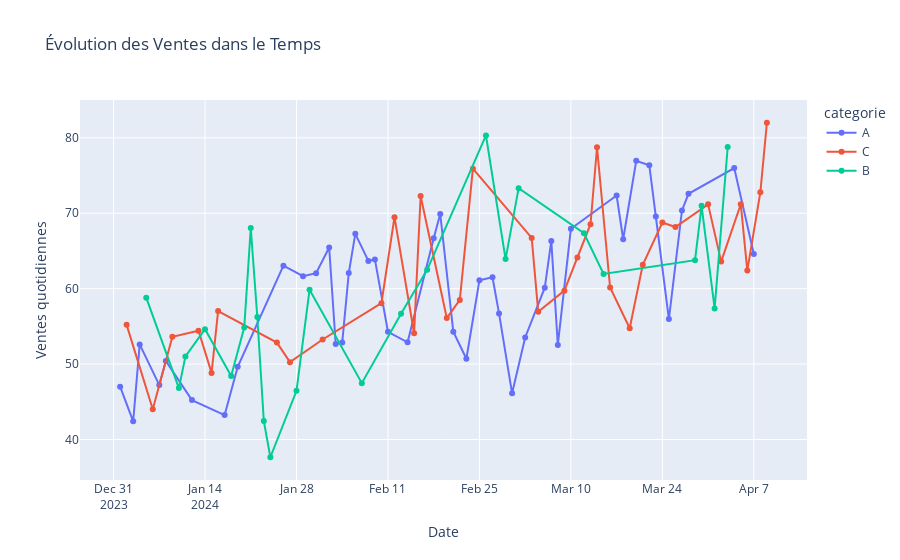

Write notebook code for a chart like this one.
### Code cell
# ============================================================================
# GRAPHIQUE 2 : LINE CHART (Courbe temporelle)
# ============================================================================

print("\nLINE CHART - Évolution temporelle")

fig_line = px.line(
    df_demo,
    x='date',
    y='ventes',
    color='categorie',
    title='Évolution des Ventes dans le Temps',
    labels={'ventes': 'Ventes quotidiennes', 'date': 'Date'}
)

# Ajouter des marqueurs sur les points
fig_line.update_traces(mode='lines+markers')
fig_line.show()
